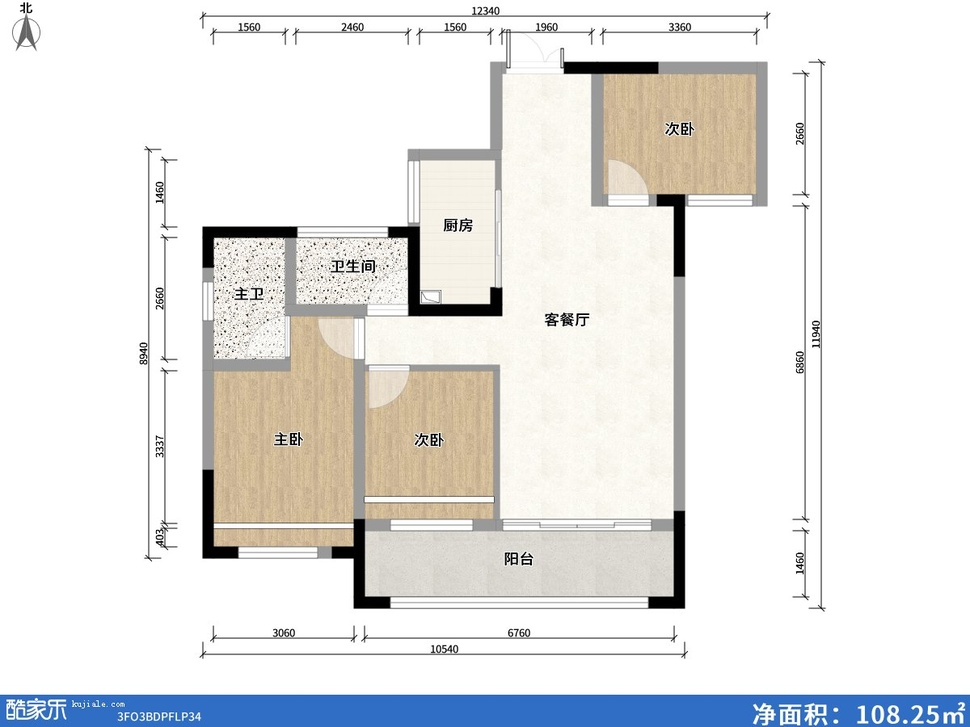
#> input picture reference/example-input.jpg, 970 x 727 px, shrunk from 1200 x 900 before the run
$ python check_colors.py ../../../reference/example-input.jpg
#> lines starting #> are read from the running program, lines starting #| are printed output that depends on the picture; after the words box and inside, x2 and y2 are one past the last pixel; in counts of white or black regions, pixels touching at a corner belong together
"""检查渲染图里是否存在特定色相区域（验证抱枕等彩色物体是否真的入镜）。"""
import sys
from PIL import Image
import numpy as np

path = sys.argv[1]
im = Image.open(path).convert('RGB')
#> im is the input picture: PIL image 970x727 RGB; mean R, G, B 230.3, 230.4, 229.6
a = np.asarray(im).astype(np.float32) / 255.0
r, g, b = a[..., 0], a[..., 1], a[..., 2]
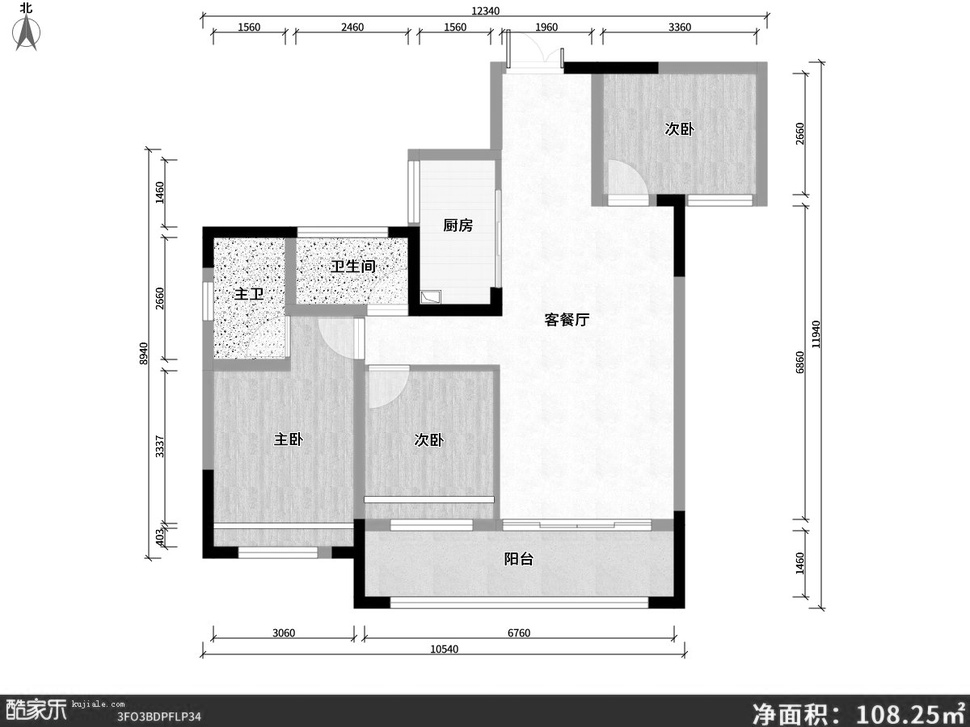
#> r: shape (727, 970) float32; min 0, max 1, mean 0.903
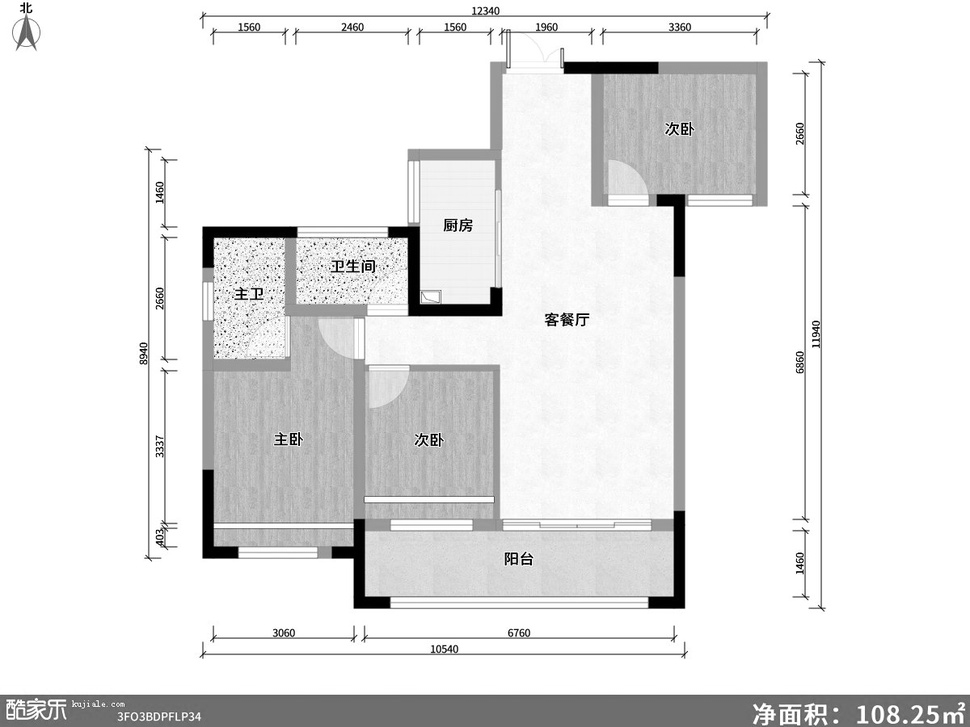
#> g: shape (727, 970) float32; min 0, max 1, mean 0.903
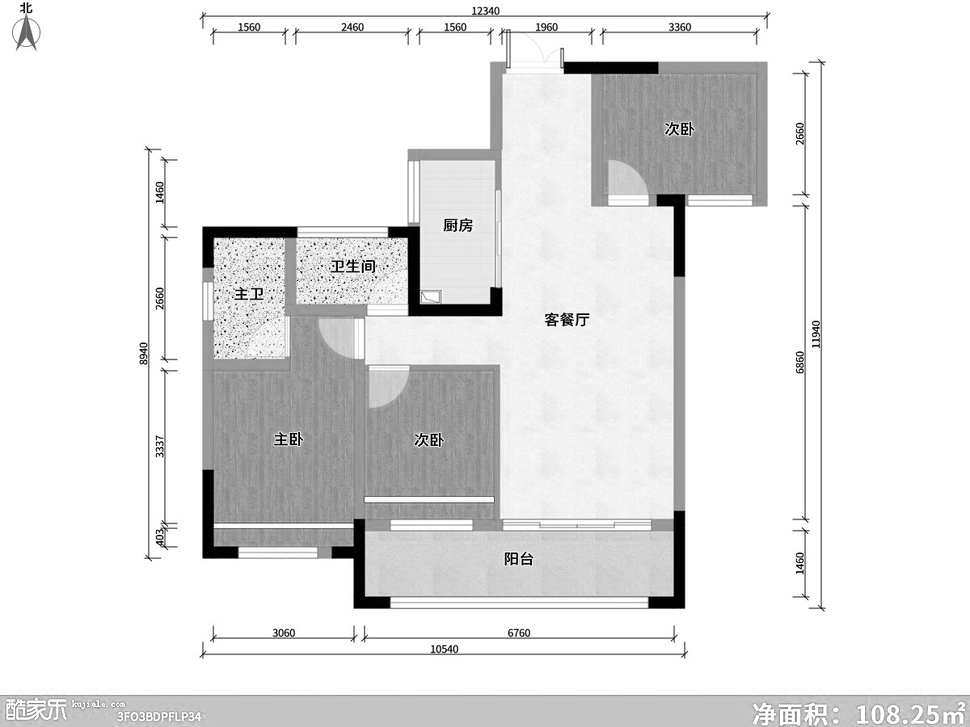
#> b: shape (727, 970) float32; min 0, max 1, mean 0.901

orange = (r > 0.25) & (r > g * 1.25) & (g > b * 1.1) & (b < 0.35)
#> orange: shape (727, 970) bool; every value is 0
blue = (b > 0.18) & (b > r * 1.3) & (b > g * 1.05)
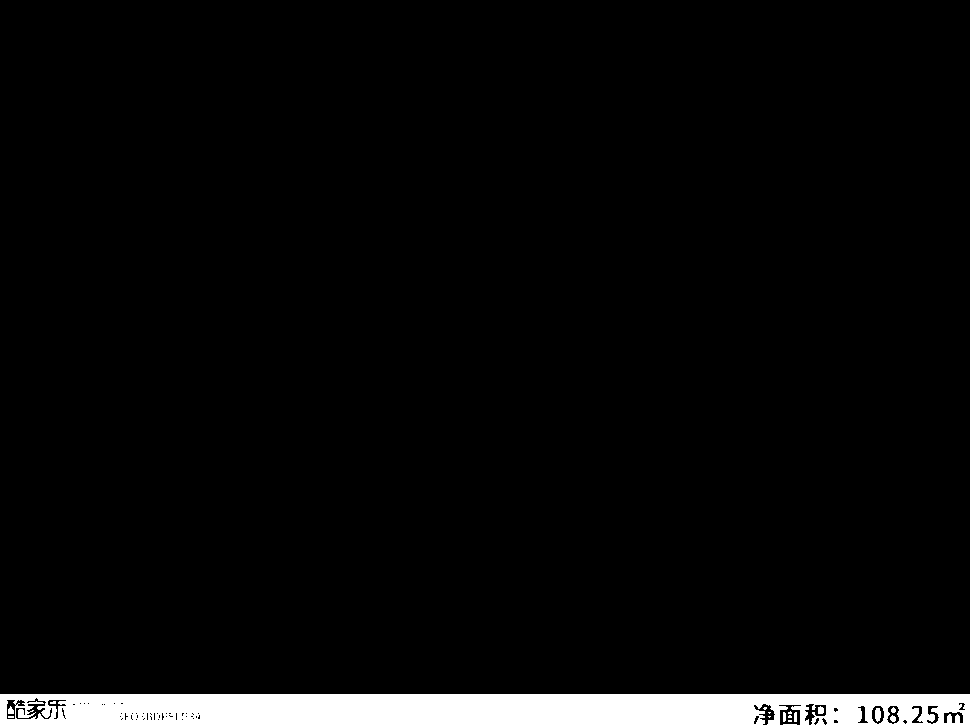
#> blue: shape (727, 970) bool; 4.3% white; 16 white regions (8 under 20 px), largest, box (x1, y1, x2, y2) and area: (0, 694, 970, 727) 29804, (875, 708, 881, 722) 69, (818, 706, 824, 714) 41
green = (g > 0.16) & (g > r * 1.15) & (g > b * 1.15)

print(f"file={path}  size={im.size}")
#| file=../../../reference/example-input.jpg  size=(970, 727)
print(f"orange pixels = {orange.sum():>7}  ({orange.mean()*100:.2f}%)")
#| orange pixels =       0  (0.00%)
print(f"blue pixels   = {blue.sum():>7}  ({blue.mean()*100:.2f}%)")
#| blue pixels   =   30130  (4.27%)
print(f"green pixels  = {green.sum():>7}  ({green.mean()*100:.2f}%)")
#| green pixels  =       0  (0.00%)

# 画面四象限亮度，定位主体在哪
lum = a @ np.array([0.2126, 0.7152, 0.0722], dtype=np.float32)
h, w = lum.shape
#> h = 727; w = 970
for name, sl in (("TL", (slice(0, h//2), slice(0, w//2))),
                 ("TR", (slice(0, h//2), slice(w//2, w))),
                 ("BL", (slice(h//2, h), slice(0, w//2))),
                 ("BR", (slice(h//2, h), slice(w//2, w)))):
    print(f"  {name} mean lum = {lum[sl].mean():.4f}")
#> this loop made 4 passes
#|   TL mean lum = 0.9387
#|   TR mean lum = 0.9215
#|   BL mean lum = 0.8431
#|   BR mean lum = 0.9095

# 最亮的 5 个区域（是否是主体）
print(f"center 50% region mean lum = {lum[h//4:3*h//4, w//4:3*w//4].mean():.4f}")
#| center 50% region mean lum = 0.8519
print(f"edge region mean lum       = {lum[:h//8, :].mean():.4f}")
#| edge region mean lum       = 0.9452
